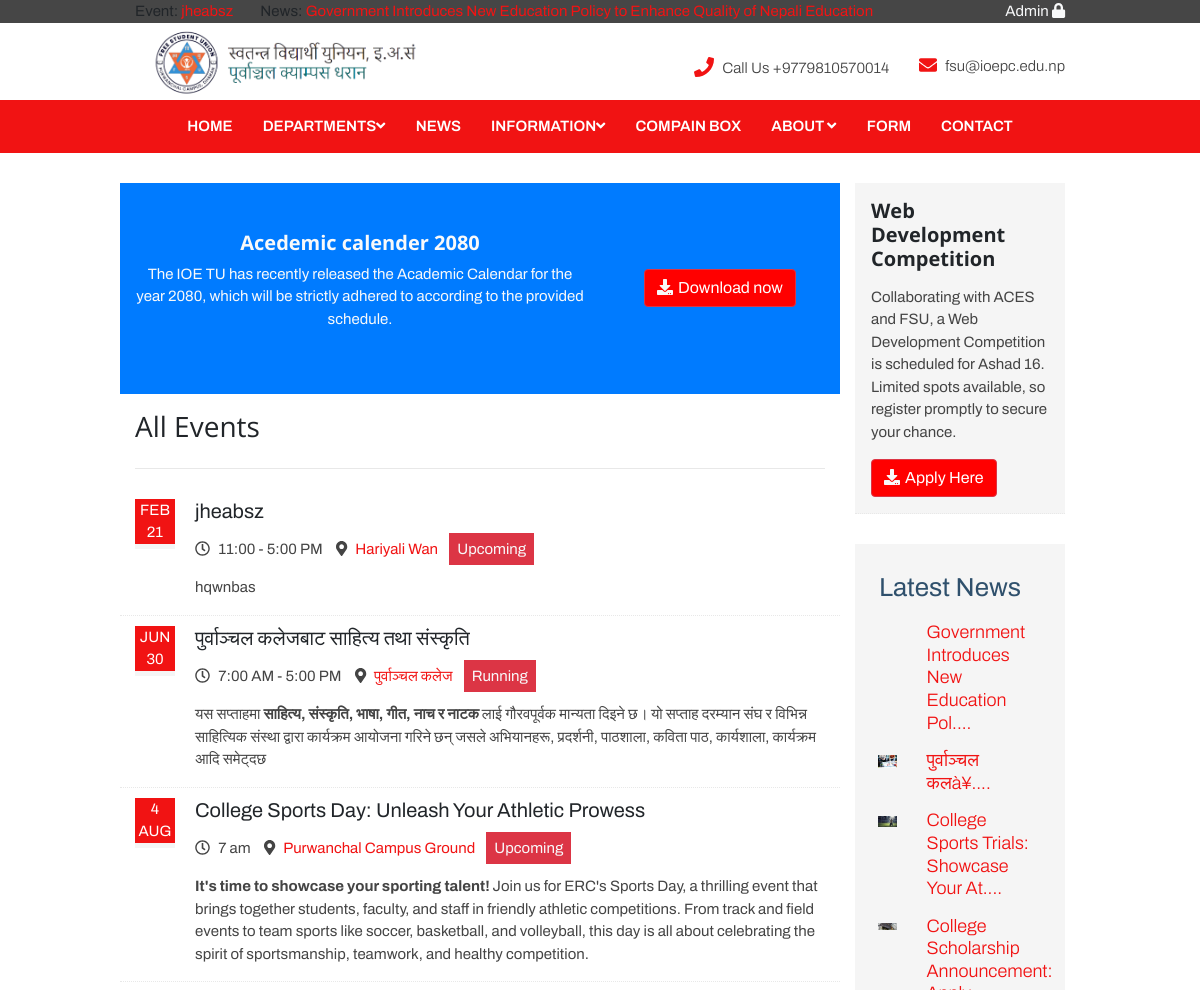
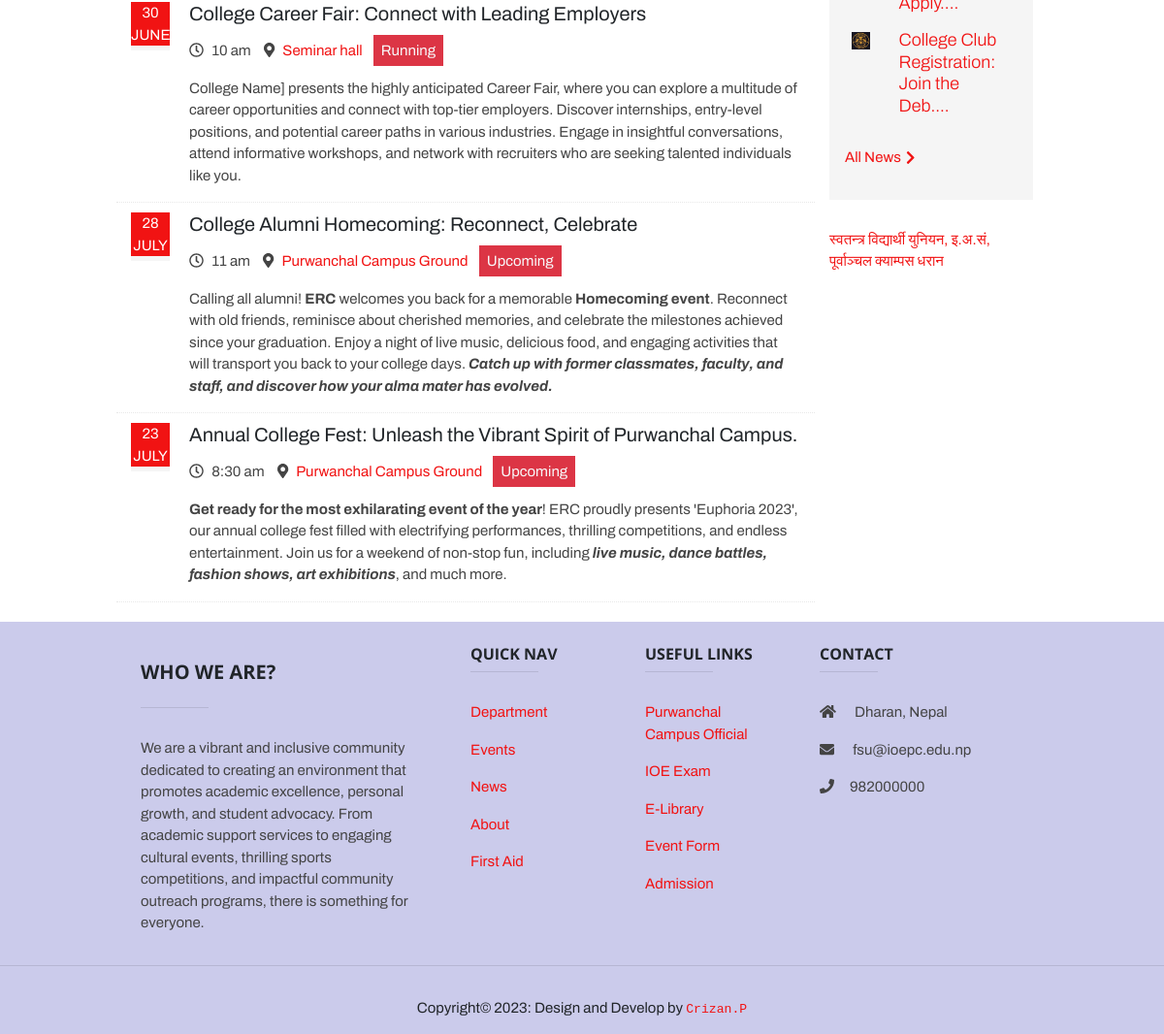
Screenshot of /events.php with the database file from the repository (2 pictures, top to bottom).
### tables this page shows
CREATE TABLE `event_post` (
  `id` int(100) NOT NULL,
  `datetime` varchar(100) NOT NULL,
  `admin` varchar(100) NOT NULL,
  `title` varchar(100) NOT NULL,
  `date` varchar(100) NOT NULL,
  `time` varchar(100) NOT NULL,
  `location` varchar(100) NOT NULL,
  `description` varchar(10000) NOT NULL,
  `type` varchar(100) NOT NULL
);

CREATE TABLE `news_post` (
  `id` int(100) NOT NULL,
  `admin` varchar(100) NOT NULL,
  `datetime` varchar(100) NOT NULL,
  `category` varchar(100) NOT NULL,
  `title` varchar(1000) NOT NULL,
  `image` varchar(100) NOT NULL,
  `post` varchar(10000) NOT NULL,
  `summary` varchar(1000) NOT NULL
);

### events.php (the view, shortened to what this page needs)
<!DOCTYPE html>
<html lang="en">
<head>
    <link rel="stylesheet" href="assets/plugins/bootstrap/css/bootstrap.min.css">
    <link rel="stylesheet" href="assets/plugins/flexslider/flexslider.css">
    <link rel="stylesheet" href="assets/css/style.css">
    <link rel="stylesheet" href="assets/css/basic.css">
</head>
<body class="home-page">
    <div class="wrapper">
        <?php
        require_once("includes/nav_main.php");
        ?>
        <div class="content container">
            <div class="page-wrapper">
                <div class="page-content">
                    <div class="row page-row">
                        <div class="events-wrapper col-lg-9 ">
                            <div class="row bg-primary">
                                <div class="col-md-8 first-column text-light py-5 my-auto ">
                                    <h3 class="text-light text-center font-weight-bold">Acedemic calender 2080</h3>
                                    <p class="text-light text-center">
                                        The IOE TU has recently released the Academic Calendar for the year 2080, which
                                        will be strictly adhered to according to the provided schedule.
                                    </p>
                                </div>
                                <div class="col-md-4 second-column text-light my-auto ">
                                    <p class="text-light text-center" style="margin-top: 15px">
                                        <a class="btn btn-danger rounded my-0" href="#" style="background-color:red"><i
                                                class="fas fa-download text-light"></i>Download now</a>
                                    </p>
                                </div>
                            </div>
                            <header class="page-heading clearfix py-3">
                                <h1 class="heading-title float-left">All Events</h1>
                            </header>
                            <?php
                            global $ConnectingDb;
                            $sql = "SELECT * FROM event_post ORDER BY id desc";
                            $stmt = $ConnectingDb->query($sql);
                            while ($DataRows = $stmt->fetch()) {
                                $Id = $DataRows['id'];
                                $Title = $DataRows['title'];
                                $Date = $DataRows['date'];
                                $Time = $DataRows['time'];
                                $Location = $DataRows['location'];
                                $Description = $DataRows['description'];
                                $Type = $DataRows['type'];
                                ?>
                                <article class="events-item row page-row has-divider clearfix" id="<?php echo $Id ?>">
                                    <div class="date-label-wrapper col-lg-1 col-md-2 col-12">
                                        <p class="date-label">
                                            <span class="month">
                                                <?php echo $Date; ?>
                                            </span>
                                        </p>
                                    </div>
                                    <div class="details col-lg-11 col-md-10 col-12">
                                        <h3 class="title"><b>
                                                <?php echo $Title; ?>
                                            </b>
                                        </h3>
                                        <p class="meta"><span class="time"><i class="far fa-clock"></i>
                                                <?php echo $Time; ?>
                                            </span><span class="location"><i class="fas fa-map-marker-alt"></i><a href="#">
                                                    <?php echo $Location; ?>
                                                </a></span>
                                            <?php if ($Type != null) {
                                                ?>
                                                <span class="bg-danger text-light p-2 mx-2">
                                                    <?php echo $Type; ?>
                                                </span>
                                            <?php } ?>
                                        </p>
                                        <p class="desc" style="color:#545B77!important">
                                            <?php echo $Description; ?>
                                        </p>
                                    </div>
                                </article>
                            <?php } ?>
                        </div>
                        <div class="col-lg-3">
                            <section class="widget p-3 has-divider">
                                <h3 class="title font-weight-bold blink_me">Web Development Competition </h3>
                                <p>Collaborating with ACES and FSU, a Web Development Competition is scheduled for Ashad
                                    16. Limited spots available, so register promptly to secure your chance.
                                </p>
                                <a class="btn btn-danger rounded" href="registration.php"
                                    style="background-color:red"><i class="fas fa-download text-light"></i>Apply
                                    Here</a>
                            </section>
                            <section class="events py-3">
                                <h1 class="section-heading text-highlight"><span class="mx-4">Latest News</span></h1>
                                    <?php
                                    global $ConnectingDb;
                                    $sql = "SELECT * FROM news_post ORDER BY id desc LIMIT 0,5";
                                    $stmt = $ConnectingDb->query($sql);
                                    while ($DataRows = $stmt->fetch()) {
                                        $Id = $DataRows['id'];
                                        $Title = $DataRows['title'];
                                        $Image = $DataRows['image'];
                                        ?>
                                        <article class="news-item row mx-2">
                                            <figure class="thumb col-xl-3">
                                                <img class="" src="admin/uploads/<?php echo $Image; ?>" width="" alt="">
                                            </figure>
                                            <div class="details col-xl-9">
                                                <h4 class="title py-auto"><a href="news-post.php?id=<?php echo $Id; ?>">
                                                        <?php
                                                        if (strlen($Title) > 40) {
                                                            $Title = substr($Title, 0, 39) . '....';
                                                        }
                                                        echo $Title; ?>
                                                    </a></h4>
                                            </div>
                                        </article>
                                    <?php } ?>
                                    <a class="read-more m-3" href="news.php">All News<i
                                            class="fas fa-chevron-right"></i></a>
                            </section>
                            <div class="fb-page" data-href="https://www.facebook.com/fsu.ioeerc" data-tabs="timeline"
                                data-width="" data-height="" data-small-header="true" data-adapt-container-width="true"
                                data-hide-cover="false" data-show-facepile="true">
                                <blockquote cite="https://www.facebook.com/fsu.ioeerc" class="fb-xfbml-parse-ignore"><a
                                        href="https://www.facebook.com/fsu.ioeerc">स्वतन्त्र विद्यार्थी युनियन, इ.अ.सं,
                                        पूर्वाञ्चल क्याम्पस धरान</a></blockquote>
                            </div>
                        </div>
                    </div>
                </div>
            </div>
        </div>
    </div>
    <?php
    require_once("includes/footer_main.php");
    ?>

### assets/css/style.css (style rules this page uses)
.blink_me { animation: blinker 1s linear infinite; }
.wrapper { min-height: 100%; margin-bottom: -344px; }
.wrapper:after { content: ""; display: block; height: 344px; }
.date-label { background: #f5f5f5; display: inline-block; width: 40px; height: 50px; text-align: center; font-size: 15px; }
.date-label .month { background: #f11313; color: #fff; display: block; font-size: 15px; text-transform: uppercase; }
.home-page h1.section-heading { font-size: 22px; font-weight: 300; line-height: 2; margin-top: 0; color: #2f506c; }
.home-page section { background: #f5f5f5; overflow: hidden; margin-bottom: 30px; }
.home-page .events .read-more { margin-top: 15px; }
@media (min-width: 768px) { .wrapper { min-height: inherit; margin-bottom: 0; } }
@media (min-width: 768px) { .wrapper:after { content: none; } }
@media (min-width: 992px) { html, body { height: 100%; } }
@media (min-width: 992px) { body { font-size: 15px; } }

### assets/css/basic.css (style rules this page uses)
* { font-family: 'Archivo', sans-serif; }
h1, h2, h3, h4, h5, h6 { font-family: "open sans", arial, sans-serif; font-weight: 300; }
p { color: #444; font-size: 15px; }
a { color: #f11313; transition: all 0.4s ease-in-out; }
.btn { transition: all 0.4s ease-in-out; border-radius: 0; box-shadow: none; }
.btn .svg-inline--fa { color: #f11313; margin-right: 5px; }
.text-highlight { color: #27435a; }
.read-more { transition: all 0.4s ease-in-out; font-size: 15px; display: block; }
.read-more .svg-inline--fa { position: relative; top: 1px; margin-left: 5px; }
.page-wrapper .page-heading { margin-bottom: 30px; border-bottom: 1px solid #e8e8e8; }
.page-wrapper .page-heading h1.heading-title { margin-top: 0; display: inline-block; font-size: 28px; }
.page-wrapper .page-content h1 { font-size: 26px; font-weight: normal; }
.page-wrapper .page-content h3 { font-size: 20px; font-weight: normal; }
.page-wrapper .page-content h4 { font-size: 18px; font-weight: normal; }
.page-wrapper .page-content .title { margin-top: 0; margin-bottom: 15px; font-weight: 300; }
.page-wrapper .page-content .page-row { margin-bottom: 10px; }
.page-wrapper .page-content .has-divider { border-bottom: 1px dotted #e8e8e8; padding-bottom: 0px; }
.events-wrapper .events-item .date-label { background: #f5f5f5; }
.events-wrapper .events-item .details .time { margin-right: 10px; }
.events-wrapper .events-item .details .svg-inline--fa { margin-right: 5px; }

### rows the page displays
event_post: date "FEB 21", title "jheabsz", time "11:00 - 5:00 PM", location "Hariyali Wan", type "Upcoming", description "hqwnbas"
event_post: date "JUN 30", title "पुर्वाञ्चल कलेजबाट साहित्य तथा संस्कृति", time "7:00 AM - 5:00 PM", location "पुर्वाञ्चल कलेज", type "Running", description "यस सप्ताहमा साहित्य, संस्कृति, भाषा, गीत, नाच र नाटक लाई गौरवपूर्वक मान्यता दिइने छ। यो सप्ताह दरम्यान संघ र विभिन्न साहित्यिक संस्था द्वारा कार्यक्रम आयोजना गरिने छन् जसले अभियानहरू, प्रदर्शनी, पाठशाला, कविता पाठ, कार्यशाला, कार्यक्रम आदि समेट्दछ"
event_post: date "4 AUG", title "College Sports Day: Unleash Your Athletic Prowess", time "7 am", location "Purwanchal Campus Ground", type "Upcoming", description "It's time to showcase your sporting talent! Join us for ERC's Sports Day, a thrilling event that brings together students, faculty, and staff in friendly athletic competitions. From track and field events to team sports like soccer, basketball, and volleyball, this day is all about celebrating the spirit of sportsmanship, teamwork, and healthy competition."
event_post: date "30 JUNE", title "College Career Fair: Connect with Leading Employers", time "10 am", location "Seminar hall", type "Running", description "College Name] presents the highly anticipated Career Fair, where you can explore a multitude of career opportunities and connect with top-tier employers. Discover internships, entry-level positions, and potential career paths in various industries. Engage in insightful conversations, attend informative workshops, and network with recruiters who are seeking talented individuals like you."
event_post: date "28 JULY", title "College Alumni Homecoming: Reconnect, Celebrate", time "11 am", location "Purwanchal Campus Ground", type "Upcoming", description "Calling all alumni! ERC welcomes you back for a memorable Homecoming event . Reconnect with old friends, reminisce about cherished memories, and celebrate the milestones achieved since your graduation. Enjoy a night of live music, delicious food, and engaging activities that will transport you back to your college days. Catch up with former classmates, faculty, and staff, and discover how your alma mater has evolved."
event_post: date "23 JULY", title "Annual College Fest: Unleash the Vibrant Spirit of Purwanchal Campus.", time "8:30 am", location "Purwanchal Campus Ground", type "Upcoming", description "Get ready for the most exhilarating event of the year ! ERC proudly presents 'Euphoria 2023', our annual college fest filled with electrifying performances, thrilling competitions, and endless entertainment. Join us for a weekend of non-stop fun, including live music, dance battles, fashion shows, art exhibitions , and much more."
news_post: title "Government Introduces New Education Pol...."
news_post: image (picture), title "पुर्वाञ्चल कलà¥...."
news_post: image (picture), title "College Sports Trials: Showcase Your At...."
news_post: image (picture), title "College Scholarship Announcement: Apply...."
news_post: image (picture), title "College Club Registration: Join the Deb...."
